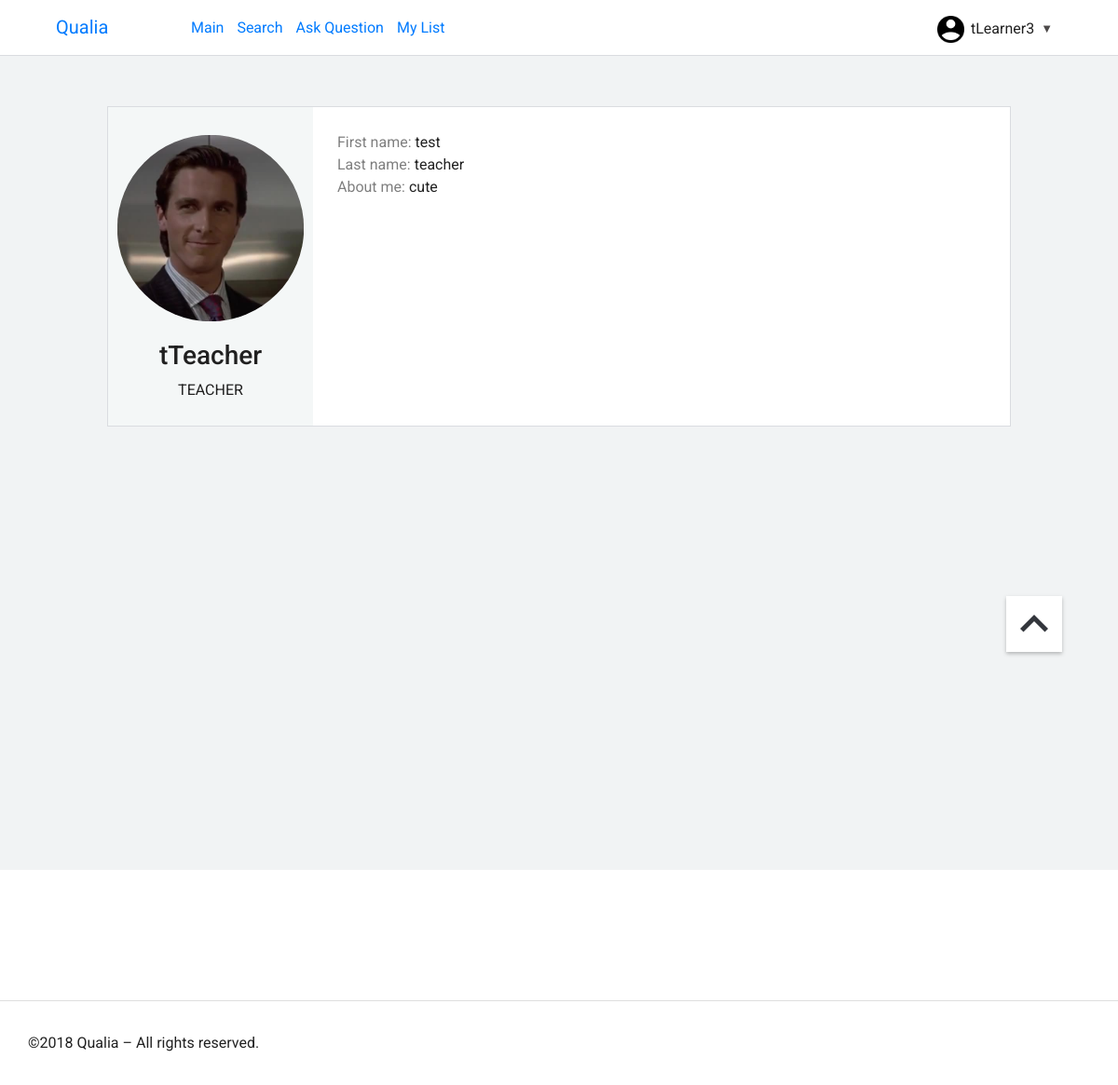
The page /task/profile/tTeacher/ (signed in) on the database its author committed.
### taskerapp/models.py (models this page shows, shortened)
class Profile(models.Model):
    user = models.OneToOneField(User, on_delete=models.CASCADE, )
    status = models.CharField(max_length=500,  blank=True, null=True)
    logo = models.ImageField(upload_to='task_logo/', blank=True, null=True)
    role = models.CharField(max_length=30, blank=True)

### taskerapp/views.py (the view)
# urls.py: url(r'^task/profile/(?P<username>\w+)/$', views.profile,
@login_required(login_url='/task/sign-in/' )
def profile(request, username):
    try:
        profile = Profile.objects.get(user__username=username)
    except Profile.DoesNotExist:
        return redirect('/')
    return render(request, 'task/profile.html', {"profile":profile})

### taskerapp/templates/task/profile.html (shortened to what this page needs)
{% extends 'base.html' %}
{% load staticfiles %}
{% block page %}
<div class="text-center" style="display: inline-flex;  flex-wrap: wrap; width: 100%; background:white; border:1px solid #DADCE0; ">
    <div class="profile_1" style=" padding:10px;  background-color: #F4F7F7; ">
            <img class="logo" src="{% if profile.logo %}{{MEDIA_URL}}{{profile.logo}}{% else %}
                {% static '/img/user2.png' %}{% endif %} {% if user.profile.logo == none %}{% static '/img/user.png' %} {% endif %} "
            width="200" height="200" style="margin:20px auto;">
               <h3>{{profile.user.username}} </h3>
                <p>
                    {{profile.role|upper}}
                    <br>
                </p>
    </div>
    <div class="profile" style="border:1px solid rgba(255, 0, 0, 0); padding:25px;">
        <div style="float:left; text-align: left;">
        <span style="color:rgba(0, 0, 0, 0.5);"> First name: </span> {{profile.user.first_name}}
        <br>
        <span style="color:rgba(0, 0, 0, 0.5);">Last name: </span> {{profile.user.last_name}}
        <br>
        <span style="color:rgba(0, 0, 0, 0.5);"> About me: </span> {{profile.status}}
    </div>
    <br>
</div>
</div>
{% endblock %}

### taskerapp/templates/base.html (shortened to what this page needs)
{% load staticfiles %}
{% load static %}
<!DOCTYPE html>
<html lang="en">
<head>
    <link rel="stylesheet" href="{% static 'css/bootstrap.min.css' %}">
    <link rel="stylesheet" href="{% static 'css/style.css' %}">
</head>
<body class="body-content">
    <div id="app" class="container">
        <div class="mainHeader ">
            <div class="header" id="header">
                <div class="textHeader "><a style=" text-decoration:none;" >Qualia </a> </div>
                <div id="btn-top"><span><i class="material-icons expand-less">expand_less</i></span></div>
                <div class="headerMainWrapper">
                    <div>  <a href="{% url 'task-home' %}"> Main  </a> <a class="" href="{% url 'search' %}">Search</a>
                        {% if user.profile.role == 'learner' %}  <a href="{% url 'create-gig' %}">Ask Question</a> {% endif %}
                        {% if user.profile.role == 'learner' %}   <a href="{% url 'my-gigs' %}" >My List</a>{% endif %}</div>
                </div>
                <div class="headerUserWrapper" >
                    <div class="headerUser">
                        <img class="logo" width="35" height="35" src="{% if user.profile.logo %} {{MEDIA_URL}}{{request.user.profile.logo}} {% else %}
                        {% static 'img/user2.png' %} {% endif %} {% if user.profile.logo == none %}  {% static 'img/user.png' %} {% endif %} " >
                        <span style="margin-top:12px;">{{request.user.username}} <span style="padding-left:3px; font-size: 13px;  vertical-align: text-top; color:rgb(77, 74, 74);"> &#9660;</span></span>
                    </div>
                </div>
            </div>
        </div>
        <div class="Main ">
            <div class="container-fluid">
                <div class="row">
                    <div class="col-lg-12 col-md-10 col-sm-10 content">
                        {% block page %}{% endblock %}
                    </div>
                </div>
            </div>
        </div>
    </div>
    <div class="footer">
            <div style="display:flex;">
        <div style=" width:100%; height: 140px ; background:rgb(255, 255, 255); "></div>
        </div>
        <div>
        <div style="width:100%; padding:30px; border-top:1px solid rgba(70, 70, 70, 0.178);line-height:30px; background:rgb(255, 255, 255);">©2018 Qualia – All rights reserved.</div>
    </div>
  </div>
</body>
</html>

### taskerapp/static/css/style.css (style rules this page uses)
.Main { width: 1000px; transform: translate(-50%); position: relative; left: 50%; top:60px; margin-bottom:80px; }
.container { padding:0px !important }
.body-content { background-color: #F1F3F4; }
body { background-color:#F0F3F5; overflow: auto; font-family: 'Roboto', sans-serif; color: rgba(0, 0, 0, 0.87); }
#btn-top { display: block; position: absolute; background: rgba(255, 255, 255, 0.0); text-align: center; right: 0px; top:0px; transition: background-color .3s; z-index: 1000; width: 60px; height: 60px; }
.headerUserWrapper { position: absolute; right:60px; top:0px; padding-left:5px; padding-right:10px; height: 60px; width: auto; transition: .15s ease-in-out; transition-property: background; }
.headerUser { position: relative; top:14px; color: rgba(0, 0, 0, 0.87); }
.header { color: black; height: 60px; border-bottom:1px solid #DADCE0; background: rgb(255, 255, 255); transition: 0.3s ease-in-out; transition-property: all; }
.headerMainWrapper { position: absolute; width: 100%; height: 40%; left:200px; top:18px; }
.headerMainWrapper > div > a:first-child { padding:5px; }
.headerMainWrapper > div > a { padding:5px; }
.mainHeader { position: fixed; margin-top: 0px; border-radius: 4px; height: 60px; width: 100%; z-index: 1001; top:0px; left:0px; transform: translate(-50%); left: 50%; }
.textHeader { position: absolute; top: 14px; left: 60px; color:#007BFF; background-size: 100px 110px; background-clip: text; font-size: 20px; }
.content { margin-top:30px; min-height: 100vh; right: 0px; background-color: #F1F3F4; }
.logo { clip-path: circle(50.1% at 50% 50%); padding: 0; position: relative; object-fit: cover; }
@media only screen and (min-width: 900px) { #btn-top { box-shadow: 0px 2px 4px 0px rgba(0, 0, 0, 0.25); background: white; right: 5vw; top:80vh; } }
.expand-less { font-size: 60px !important; color:rgba(15, 19, 26, 0.85); }
.footer { position: absolute; width: 100% !important; display:inline-block; }

### rows shown on the page
Profile: logo (picture), user.username "tTeacher", role "TEACHER", user.first_name "test", user.last_name "teacher", status "cute"

### other values the page prints
{{ request.user.username }} "tLearner3"
